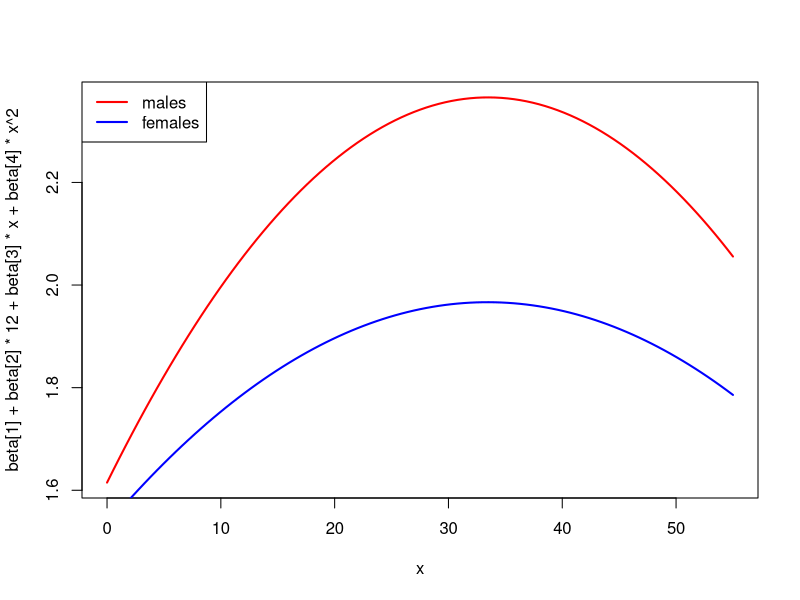

Write R code to recreate this figure.
## ---- chunk 1
library(AER)
## ---- chunk 2
data(CPS1985)
males <- CPS1985[CPS1985$gender=="male",]
females <- CPS1985[CPS1985$gender=="female",]
## ---- chunk 3
lmm = lm(log(wage)~ education + experience + I(experience^2), data=males)
summary(lmm)
## ---- chunk 4
lmf = lm(log(wage)~ education + experience + I(experience^2), data=females)
summary(lmf)
## ---- chunk 5
sum(lmm$residuals^2)
deviance(lmm)
## ---- chunk 6
sum(lmf$residuals^2)
deviance(lmf)
## ---- chunk 7
predict(lmm, data.frame(education=12, experience=10))
predict(lmf, data.frame(education=12, experience=10))
## ---- chunk 8
xrange <- range(males$experience, females$experience)
beta <- lmm$coefficients
curve(beta[1] + beta[2]*12 + beta[3]*x + beta[4]*x^2, lwd=2, xlim=xrange, col="red")
beta <- lmf$coefficients
curve(beta[1] + beta[2]*12 + beta[3]*x + beta[4]*x^2, lwd=2, add=T, col="blue")
legend("topleft",c("males","females"),lwd=2,col=c("red","blue"))
